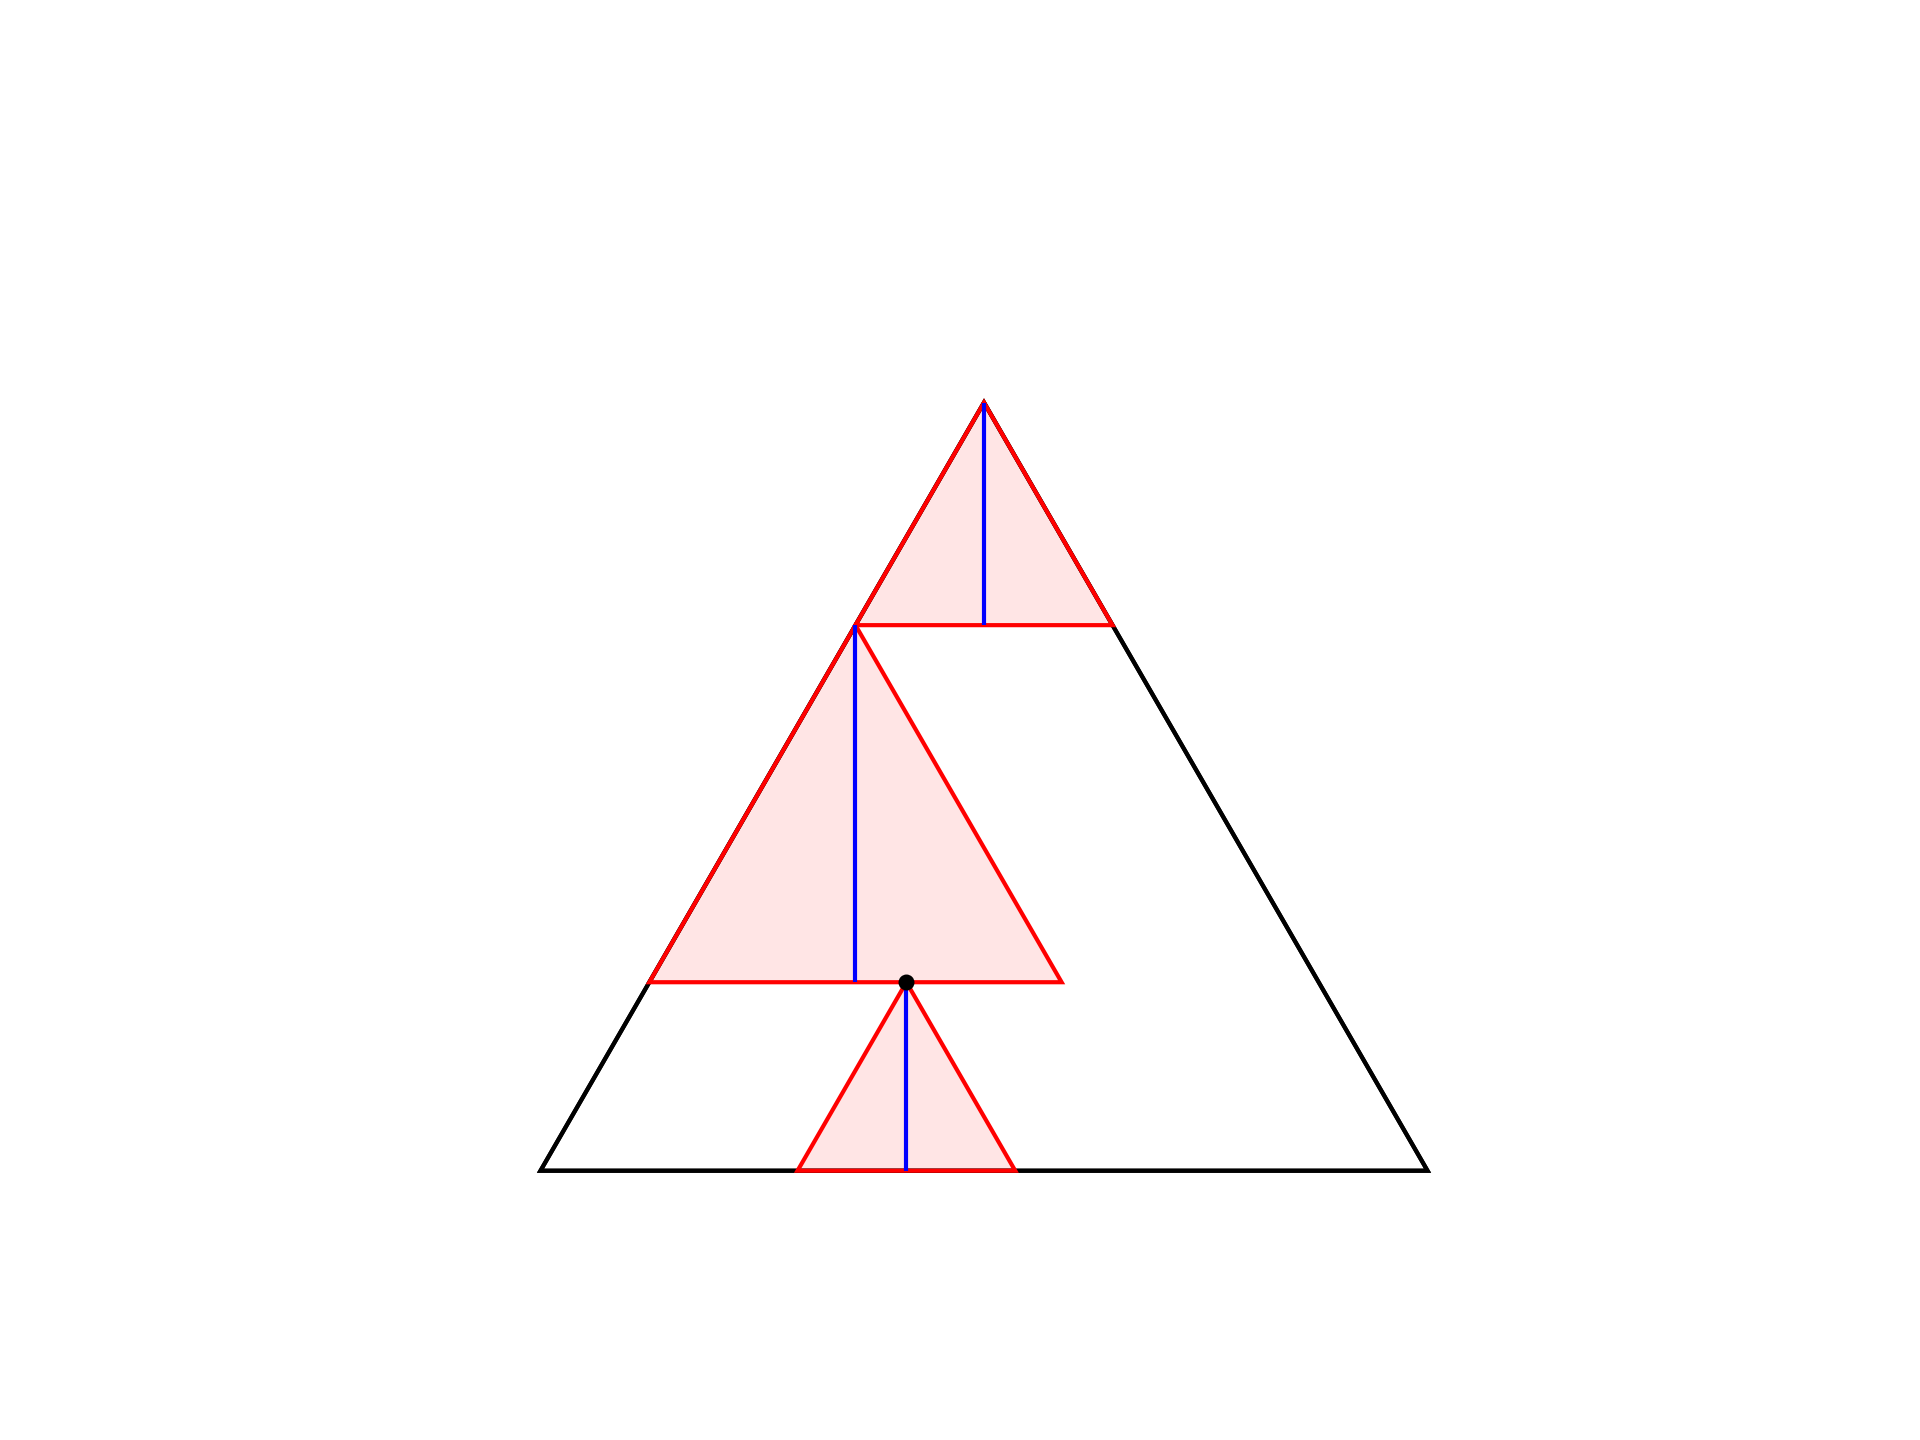

Source code (Python):
import matplotlib.pyplot as plt
import numpy as np
import geometry as geo
import math

fig, ax = geo.init()
ax.set(xlim=(0,100), ylim=(0,100))


A = geo.Point(10,10)
B = geo.Point(90,10)
m = geo.get_length([A,B])/2
M = geo.get_midpoint([A,B])
C = geo.Point(M.x,A.y+(m*math.sqrt(3)))

geo.opg(ax,[A,B,C],ec='k')

P = geo.Point(43,27)

tmp = geo.get_point_at_angle_on_circle(
    60,[P,10])
D = geo.xll([P,tmp],[A,B])
G = geo.xll([P,tmp],[B,C])

tmp = geo.get_point_at_angle_on_circle(
    120,[P,10])
H = geo.xll([P,tmp],[A,C])
E = geo.xll([P,tmp],[A,B])

tmp = geo.Point(P.x+5,P.y)
F = geo.xll([P,tmp],[B,C])
I = geo.xll([P,tmp],[A,C])

K = geo.get_midpoint([D,E])
L = geo.get_midpoint([F,G])
M = geo.get_midpoint([H,I])
N = geo.get_midpoint([H,P])
#-------------------

def show(pL):
    A,B,C = pL
    geo.fpg(ax,[A,B,C])
    geo.opg(ax,[A,B,C])
    
geo.opg(ax,[A,B,C],ec='k')
    
def basic():
    show([P,D,E])
    show([P,F,G])
    show([P,H,I])
    geo.dlss(ax,[[P,K],[P,L]],ec='b')
    geo.scp(ax,[P])

def rotate():
    show([P,D,E])
    geo.dlss(ax,[[P,K]],ec='b')

    d = geo.get_length([I,N])
    S = geo.Point(C.x,C.y-d)
    tmp = geo.Point(S.x+5,S.y)
    T = geo.xll([S,tmp],[A,C])
    U = geo.xll([S,tmp],[B,C])
    show([C,T,U])
    geo.dlss(ax,[[C,S]],ec='b')
    
    tmp = geo.Point(P.x+5,P.y)
    X = geo.xll([P,tmp],[A,C])
    
    d = geo.get_length([T,X])
    f = d/geo.get_length([X,P])
    Y = geo.get_point_by_fractional_length(
        [X,P],f)
    tmp = geo.get_midpoint([X,Y])
    
    show([T,X,Y])
    geo.dlss(ax,[[T,tmp]],ec='b')
    geo.scp(ax,[P])


#1
#basic()
#geo.dlss(ax,[[P,M]],ec='b')

#2
#geo.dlss(ax,[[I,N]],ec='b')

#3
rotate()

geo.savefig(plt)
